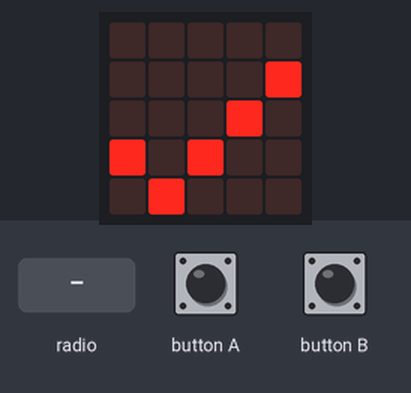
This program was run on a simulated BBC micro:bit (MakeCode). Shown: the board's 5×5 LED display. The test bench sets the inputs (shaded band).

Above: at 1.8 s.
1.9 s: radio message "A" arrives
At 2.8 s:
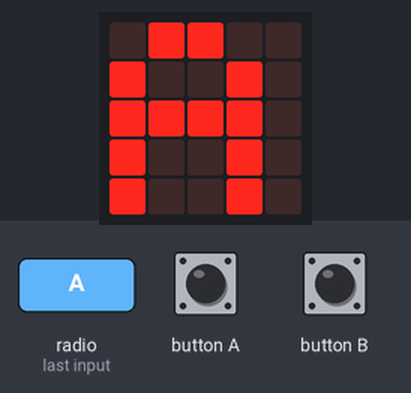
4.9 s: radio message "B" arrives
At 6.0 s:
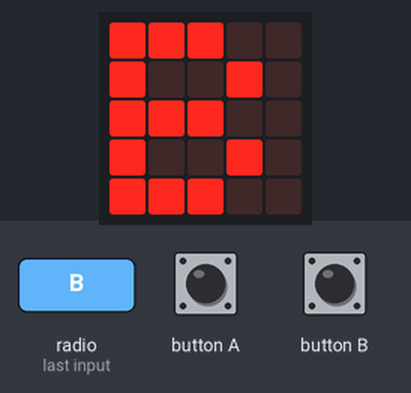
Timing chart, 0 to 7.9 s (numbered marks = the images above; inputs shaded):
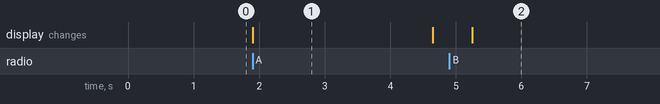

Measured:
- after the input at 1.9 s, the display: changes at once (image 1)
- after the input at 4.9 s, the display: changes after 0.35 s (image 2)
- what the display in image 1 shows lasts 2.8 s, from 1.9 s to 4.7 s

The program:

main.ts
```typescript
input.onButtonPressed(Button.A, function () {
    radio.sendString("A")
})
radio.onReceivedString(function (receivedString) {
    basic.showString(receivedString)
    basic.pause(2000)
    basic.showIcon(IconNames.Yes)
})
input.onButtonPressed(Button.B, function () {
    radio.sendString("B")
})
radio.setGroup(1)
basic.showIcon(IconNames.Yes)
```

test.ts
```typescript
// tests go here; this will not be compiled when this package is used as a library
```
